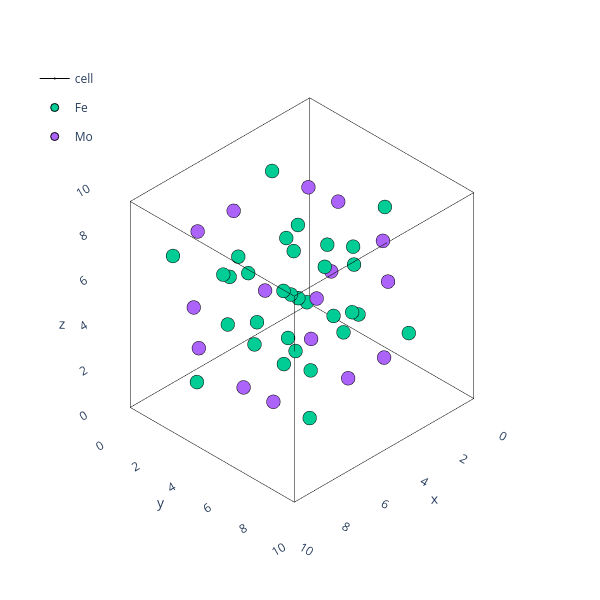

Notebook cell for this chart:
### Code cell
theatoms=binaries_predict['R']['Atoms'].atoms.sample(n=1).iloc[0]
plotting.plotly_atoms(theatoms)

### Figure 1 — Plotly figure (JSON) as saved in the notebook; plotly's stock layout.template omitted (floating-point values rounded to 4 significant figures)
{"data": [{"hoverinfo": "skip", "legendgroup": "cell", "line": {"color": "black", "width": 1}, "marker": {"size": 0.01}, "name": "cell", "showlegend": false, "type": "scatter3d", "x": [0, 9.147], "y": [0, 0], "z": [0, 0]}, {"hoverinfo": "skip", "legendgroup": "cell", "line": {"color": "black", "width": 1}, "marker": {"size": 0.01}, "name": "cell", "showlegend": false, "type": "scatter3d", "x": [0, 0], "y": [0, 9.16], "z": [0, 0]}, {"hoverinfo": "skip", "legendgroup": "cell", "line": {"color": "black", "width": 1}, "marker": {"size": 0.01}, "name": "cell", "showlegend": false, "type": "scatter3d", "x": [0, 0], "y": [0, 0], "z": [0, 9.146]}, {"hoverinfo": "skip", "legendgroup": "cell", "line": {"color": "black", "width": 1}, "marker": {"size": 0.01}, "name": "cell", "showlegend": false, "type": "scatter3d", "x": [9.147, 9.147], "y": [0, 9.16], "z": [0, 0]}, {"hoverinfo": "skip", "legendgroup": "cell", "line": {"color": "black", "width": 1}, "marker": {"size": 0.01}, "name": "cell", "showlegend": false, "type": "scatter3d", "x": [0, 9.147], "y": [9.16, 9.16], "z": [0, 0]}, {"hoverinfo": "skip", "legendgroup": "cell", "line": {"color": "black", "width": 1}, "marker": {"size": 0.01}, "name": "cell", "showlegend": false, "type": "scatter3d", "x": [9.147, 9.147], "y": [9.16, 9.16], "z": [0, 9.146]}, {"hoverinfo": "skip", "legendgroup": "cell", "line": {"color": "black", "width": 1}, "marker": {"size": 0.01}, "name": "cell", "showlegend": false, "type": "scatter3d", "x": [9.147, 9.147], "y": [0, 0], "z": [0, 9.146]}, {"hoverinfo": "skip", "legendgroup": "cell", "line": {"color": "black", "width": 1}, "marker": {"size": 0.01}, "name": "cell", "showlegend": false, "type": "scatter3d", "x": [0, 0], "y": [9.16, 9.16], "z": [0, 9.146]}, {"hoverinfo": "skip", "legendgroup": "cell", "line": {"color": "black", "width": 1}, "marker": {"size": 0.01}, "name": "cell", "showlegend": false, "type": "scatter3d", "x": [0, 9.147], "y": [0, 0], "z": [9.146, 9.146]}, {"hoverinfo": "skip", "legendgroup": "cell", "line": {"color": "black", "width": 1}, "marker": {"size": 0.01}, "name": "cell", "showlegend": false, "type": "scatter3d", "x": [0, 0], "y": [0, 9.16], "z": [9.146, 9.146]}, {"hoverinfo": "skip", "legendgroup": "cell", "line": {"color": "black", "width": 1}, "marker": {"size": 0.01}, "name": "cell", "showlegend": false, "type": "scatter3d", "x": [0, 9.147], "y": [9.16, 9.16], "z": [9.146, 9.146]}, {"hoverinfo": "skip", "legendgroup": "cell", "line": {"color": "black", "width": 1}, "marker": {"size": 0.01}, "name": "cell", "showlegend": true, "type": "scatter3d", "x": [9.147, 9.147], "y": [0, 9.16], "z": [9.146, 9.146]}, {"hovertext": ["Fe0", "Fe1", "Fe2", "Fe3", "Fe4", "Fe5", "Fe6", "Fe7", "Fe8", "Fe9", "Fe10", "Fe11", "Fe12", "Fe13", "Fe14", "Fe15", "Fe16", "Fe17", "Fe18", "Fe19", "Fe20", "Fe21", "Fe22", "Fe23", "Fe24", "Fe25", "Fe26", "Fe27", "Fe28", "Fe29", "Fe30", "Fe31", "Fe32", "Fe33", "Fe34"], "marker": {"line": {"color": "black", "width": 1}}, "mode": "markers", "name": "Fe", "type": "scatter3d", "x": [5.831, 3.554, 8.108, 4.932, 1.843, 2.553, 6.73, 9.82, 9.11, 5.992, 3.952, 4.009, 5.67, 7.71, 7.654, 6.704, 3.45, 6.28, 4.958, 8.213, 5.382, 4.44, 1.53, 5.118, 7.222, 10.13, 6.544, 0.8685, 10.79, 3.984, 9.013, 2.902, 7.678, 2.649, 8.761], "y": [5.329, 3.25, 7.408, 2.311, 4.736, 1.479, 8.347, 5.922, 9.179, 3.615, 5.653, 3.489, 7.043, 5.005, 7.169, 5.893, 6.244, 2.884, 4.765, 4.414, 7.774, 4.91, 4.094, 1.129, 5.748, 6.564, 9.529, 0.7903, 9.868, 2.257, 3.569, 8.702, 8.401, 7.089, 1.956], "z": [5.801, 3.539, 8.063, 1.748, 2.638, 4.892, 9.855, 8.965, 6.711, 3.864, 4.054, 5.969, 7.739, 7.548, 5.634, 3.41, 6.354, 6.583, 8.192, 5.249, 5.02, 1.54, 5.196, 4.299, 10.06, 6.407, 7.304, 0.8783, 10.72, 8.947, 2.705, 4.165, 2.656, 8.898, 7.438]}, {"hovertext": ["Mo0", "Mo1", "Mo2", "Mo3", "Mo4", "Mo5", "Mo6", "Mo7", "Mo8", "Mo9", "Mo10", "Mo11", "Mo12", "Mo13", "Mo14", "Mo15", "Mo16", "Mo17"], "marker": {"line": {"color": "black", "width": 1}}, "mode": "markers", "name": "Mo", "type": "scatter3d", "x": [1.996, 7.16, 2.584, 9.666, 4.503, 9.079, 2.541, 7.778, 4.896, 9.121, 3.885, 6.766, 2.631, 1.123, 3.087, 9.031, 10.54, 8.575], "y": [2.106, 1.647, 6.977, 8.552, 9.011, 3.681, 4.366, 2.04, 7.501, 6.292, 8.618, 3.157, 2.952, 2.423, 0.8844, 7.706, 8.235, 9.774], "z": [7.155, 2.394, 2.124, 4.448, 9.208, 9.478, 7.829, 4.696, 2.611, 3.774, 6.907, 8.992, 1.128, 3.126, 2.556, 10.47, 8.477, 9.046]}], "layout": {"height": 600, "legend": {"x": 0.05, "xanchor": "left", "y": 0.9, "yanchor": "top"}, "margin": {"b": 5, "l": 5, "r": 0.5, "t": 5}, "scene": {"aspectmode": "data", "camera": {"projection": {"type": "orthographic"}}, "xaxis": {"range": [-0.9147, 10.06], "showbackground": false, "showgrid": false}, "yaxis": {"range": [-0.916, 10.08], "showbackground": false, "showgrid": false}, "zaxis": {"range": [-0.9146, 10.06], "showbackground": false, "showgrid": false}}, "width": 600}}
